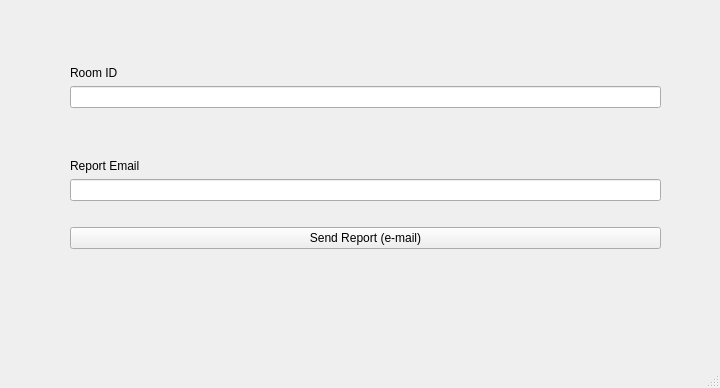
<?xml version="1.0" encoding="UTF-8"?>
<ui version="4.0">
 <class>Settings</class>
 <widget class="QMainWindow" name="Settings">
  <property name="geometry">
   <rect>
    <x>0</x>
    <y>0</y>
    <width>720</width>
    <height>388</height>
   </rect>
  </property>
  <property name="minimumSize">
   <size>
    <width>600</width>
    <height>280</height>
   </size>
  </property>
  <property name="windowTitle">
   <string>Settings</string>
  </property>
  <widget class="QWidget" name="centralwidget">
   <widget class="QWidget" name="">
    <property name="geometry">
     <rect>
      <x>70</x>
      <y>20</y>
      <width>591</width>
      <height>229</height>
     </rect>
    </property>
    <layout class="QVBoxLayout" name="verticalLayout">
     <item>
      <spacer name="verticalSpacer_2">
       <property name="orientation">
        <enum>Qt::Vertical</enum>
       </property>
       <property name="sizeHint" stdset="0">
        <size>
         <width>20</width>
         <height>40</height>
        </size>
       </property>
      </spacer>
     </item>
     <item>
      <widget class="QLabel" name="label">
       <property name="text">
        <string>Room ID</string>
       </property>
      </widget>
     </item>
     <item>
      <widget class="QLineEdit" name="lineEdit"/>
     </item>
     <item>
      <spacer name="verticalSpacer">
       <property name="orientation">
        <enum>Qt::Vertical</enum>
       </property>
       <property name="sizeHint" stdset="0">
        <size>
         <width>20</width>
         <height>40</height>
        </size>
       </property>
      </spacer>
     </item>
     <item>
      <widget class="QLabel" name="label_2">
       <property name="text">
        <string>Report Email</string>
       </property>
      </widget>
     </item>
     <item>
      <widget class="QLineEdit" name="lineEdit_2"/>
     </item>
     <item>
      <spacer name="horizontalSpacer">
       <property name="orientation">
        <enum>Qt::Horizontal</enum>
       </property>
       <property name="sizeHint" stdset="0">
        <size>
         <width>40</width>
         <height>20</height>
        </size>
       </property>
      </spacer>
     </item>
     <item>
      <widget class="QPushButton" name="pushButton">
       <property name="text">
        <string>Send Report (e-mail)</string>
       </property>
      </widget>
     </item>
    </layout>
   </widget>
  </widget>
  <widget class="QStatusBar" name="statusbar"/>
 </widget>
 <resources/>
 <connections/>
</ui>
